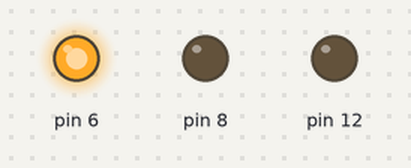
A sketch run on a simulated Arduino Uno, built with avr-gcc and run on an emulated ATmega328P. Parts: output pins drawn as LEDs (lit = HIGH).

Above: at 0.1 s.
Timing chart, 0 to 1.6 s (numbered marks = the images above):
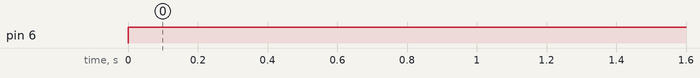

The sketch:

test.ino
```cpp
void setup() {
  pinMode(6, OUTPUT);
  pinMode(8, OUTPUT);
  pinMode(12, OUTPUT);


}

void loop() {
  digitalWrite(6, HIGH);
  digitalWrite(8, LOW);
  digitalWrite(12, LOW);
}
```

Measured:
- by itself, pin 6: LOW → HIGH at 0.00 s
